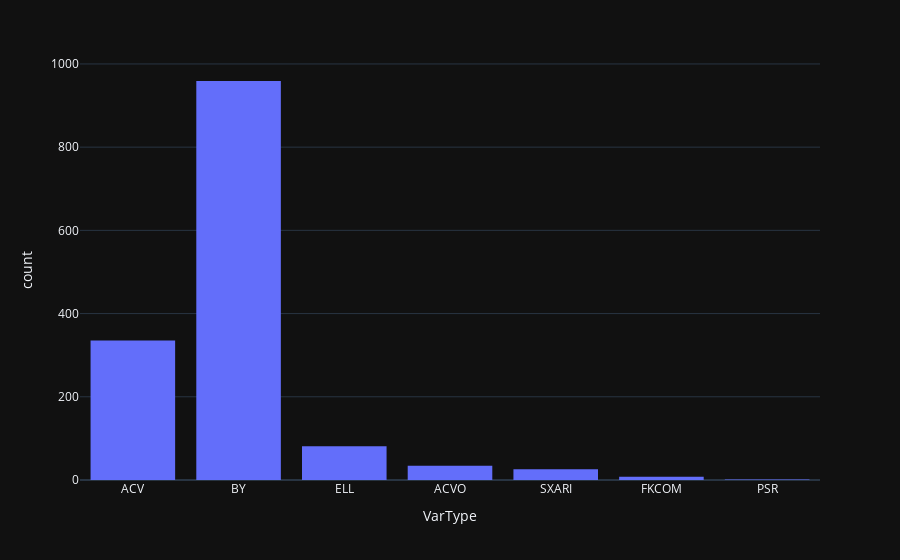

Here is the notebook cell this chart was saved with:
### Code cell
"""
3. Rotating Variable Stars

Variable stars with nonuniform surface brightness and/or
ellipsoidal shapes, whose variability is caused by axial rotation
with respect to the observer. The nonuniformity of surface
brightness distributions may be caused by the presence of spots or
by some thermal or chemical inhomogeneity of the atmosphere caused
by a magnetic field whose axis is not coincident with the rotation
axis. These stars are subdivided into the following types:
"""

star_types = {
  "ACV": "Alpha2 Canum Venaticorum variables. These are main-sequence stars with spectral types B8p-A7p and displaying strong magnetic fields. Spectra show abnormally strong lines of Si, Sr, Cr, and rare earths whose intensities vary with rotation. They exhibit magnetic field and brightness changes (periods of 0.5-160 days or more). The amplitudes of the brightness changes are usually within 0.01-0.1 mag in V.",
  "ACVO": "Rapidly oscillating Alpha2 CVn variables. These are nonradially pulsating, rotating magnetic variables of Ap spectral type (DO Eri). Pulsation periods are in the range of 6-12 mmag (0.004-0.01 days), while amplitudes of light variation caused by the pulsation are about 0.01 mag in V. The pulsational variations are superposed on those caused by rotation.",
  "BY": "BY Draconis-type variables, which are emission-line dwarfs of dKe-dMe spectral type showing quasiperiodic light changes with periods from a fraction of a day to 120 days and amplitudes from several hundredths to 0.5 mag in V. The light variability is caused by axial rotation of a star with a variable degree of nonuniformity of the surface brightness (spots) and chromospheric activity. Some of these stars also show flares similar to those of UV Cet stars, and in those cases they also belong to the latter type and are simultaneously considered eruptive variables.",
  "ELL": "Rotating ellipsoidal variables (b Per, Alpha Vir). These are close binary systems with ellipsoidal components, which change combined brightnesses with periods equal to those of orbital motion because of changes in emitting areas toward an observer, but showing no eclipses. Light amplitudes do not exceed 0.1 mag in V.",
  "FKCOM": "FK Comae Berenices-type variables. These are rapidly rotating giants with nonuniform surface brightnesses, which have G-K spectral types with broad H and K Ca II emission and sometimes Halpha. They may also be spectroscopic binary systems. Periods of light variation (up to several days) are equal to rotational periods, and amplitudes are several tenths of a magnitude. It is not excluded that these objects are the product of further evolution of EW (W UMa) close binary systems (see below).",
  "PSR": "Optically variable pulsars (CM Tau), which are rapidly rotating neutron stars with strong magnetic fields, radiating in the radio, optical, and X-ray regions. Pulsars emit narrow beams of radiation, and periods of their light changes coincide with rotational periods (from 0.004 to 4 s), while amplitudes of the light pulses reach 0.8 mag.",
  "SXARI": "SX Arietis-type variables. These are main-sequence B0p-B9p stars with variable-intensity He I and Si III lines and magnetic fields. They are sometimes called helium variables. Periods of light and magnetic field changes (about 1 day) coincide with rotational periods, while amplitudes are approximately 0.1 mag in V. These stars are high-temperature analogs of the ACV variables."
}

filtered_df = df[df['VarType'].isin(star_types)]

fig = px.histogram(filtered_df, x='VarType')

fig.show()

### Figure 1 — Plotly figure (JSON) as saved in the notebook; plotly's stock layout.template omitted (floating-point values rounded to 4 significant figures; data arrays with more than 128 entries replaced by an {"elided": "..."} marker saying what was removed)
{"data": [{"alignmentgroup": "True", "bingroup": "x", "hovertemplate": "VarType=%{x}<br>count=%{y}<extra></extra>", "legendgroup": "", "marker": {"color": "#636efa", "pattern": {"shape": ""}}, "name": "", "offsetgroup": "", "orientation": "v", "showlegend": false, "x": {"elided": "1444 str values"}, "xaxis": "x", "yaxis": "y", "type": "histogram"}], "layout": {"xaxis": {"anchor": "y", "domain": [0.0, 1.0], "title": {"text": "VarType"}}, "yaxis": {"anchor": "x", "domain": [0.0, 1.0], "title": {"text": "count"}}, "legend": {"tracegroupgap": 0}, "margin": {"t": 60}, "barmode": "relative"}}
